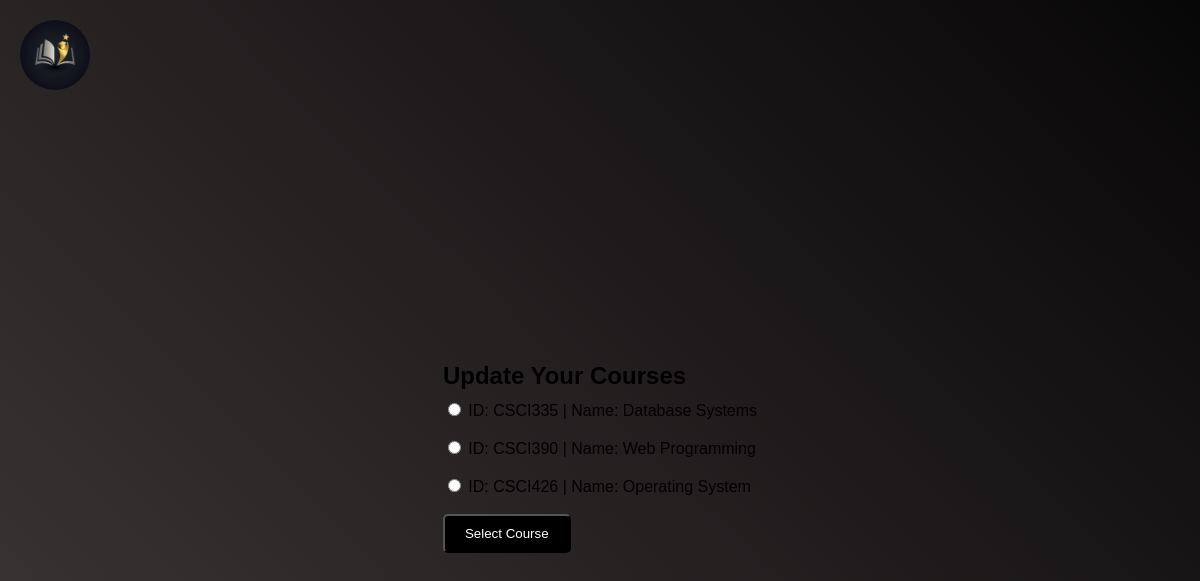
Page /teacher/update_course.php (signed in) on the committed database.
### tables this page shows
CREATE TABLE `course` (
  `id` varchar(30) NOT NULL,
  `name` varchar(50) NOT NULL,
  `teacher_id` int(11) NOT NULL,
  `description` varchar(500) NOT NULL,
  `credit_hour` int(2) NOT NULL
);

### teacher/update_course.php (the view, shortened to what this page needs)
<!DOCTYPE html>
<html>
<head>
    <link rel="stylesheet" href="teach_style.css">
</head>
<body>
        <a href="teacher_home.php"><img src="../images/logo.jpg" alt=""></a>
    <div class="container">
        <h2>Update Your Courses</h2>
        <form action="" method="post">
            <?php
            include '../connection.php';
            $teacherId = $_SESSION['idt'];
            $query = "SELECT * FROM course where `teacher_id` = $teacherId";
            $result = mysqli_query($conn, $query);
            while ($row = mysqli_fetch_assoc($result)) {
                $id = $row['id'];
                $name = $row['name'];
                echo "<div class='course-grid'>
                        <input type='radio' name='selected_courses[]' value='$id'>
                        <label>ID: $id</label>
                        <label>| Name: $name</label>
                      </div>";
                echo "<br>";
            }
            ?>
            <button type="submit" class="button" name="select">Select Course</button>
        </form>
    </div>
</body>
</html>

### teacher/teach_style.css (style rules this page uses)
body { font-family: sans-serif; background: linear-gradient(45deg, #413939, #080708); justify-content: center; align-items: center; display: flex; background-repeat: no-repeat; }
.container { max-width: 1000px; margin: 0 auto; padding: 80px; }
h2 { font-size: 1.5rem; margin-bottom: 10px; }
.button { display: inline-block; padding: 10px 20px; background: black; color: #fff; text-decoration: none; border-radius: 5px; transition: background-color 0.3s ease-in-out; }

### teacher/update_course.php (style rules this page uses)
body { height: 110vh; }
img { left:20px; top: 20px; position: fixed; height: 70px; width: 70px; border-radius: 50px; }

### rows in the picture
course: id "CSCI335", name "Database Systems"
course: id "CSCI390", name "Web Programming"
course: id "CSCI426", name "Operating System"
